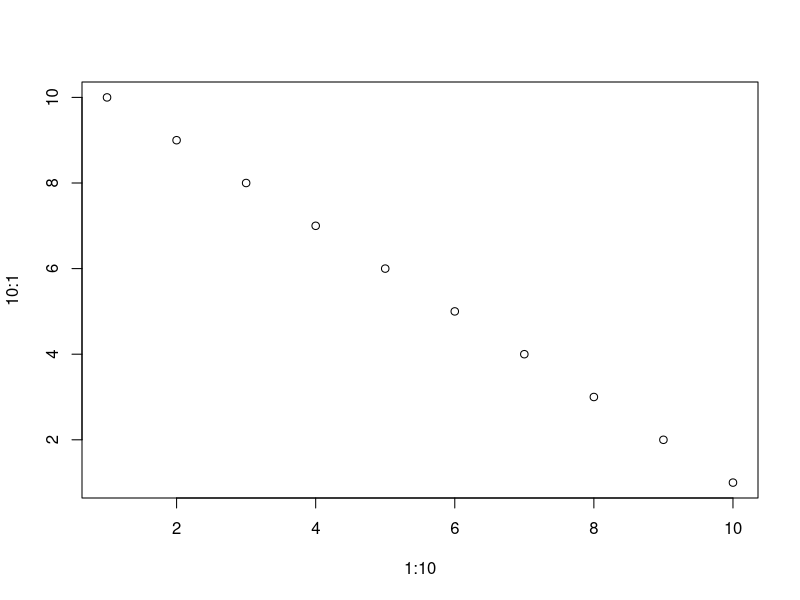

Generate this figure with R:
## ---- chunk 1
#| toggle: true
print("Hello, world!")
## ---- chunk 2
#| toggle: false
print("Goodbye, world!")
## ---- chunk 3
print("Missing, world!")
## ---- chunk 4
#| toggle: true
warning("This is a warning message.")
## ---- chunk 5
#| toggle: true
plot(1:10, 10:1)
